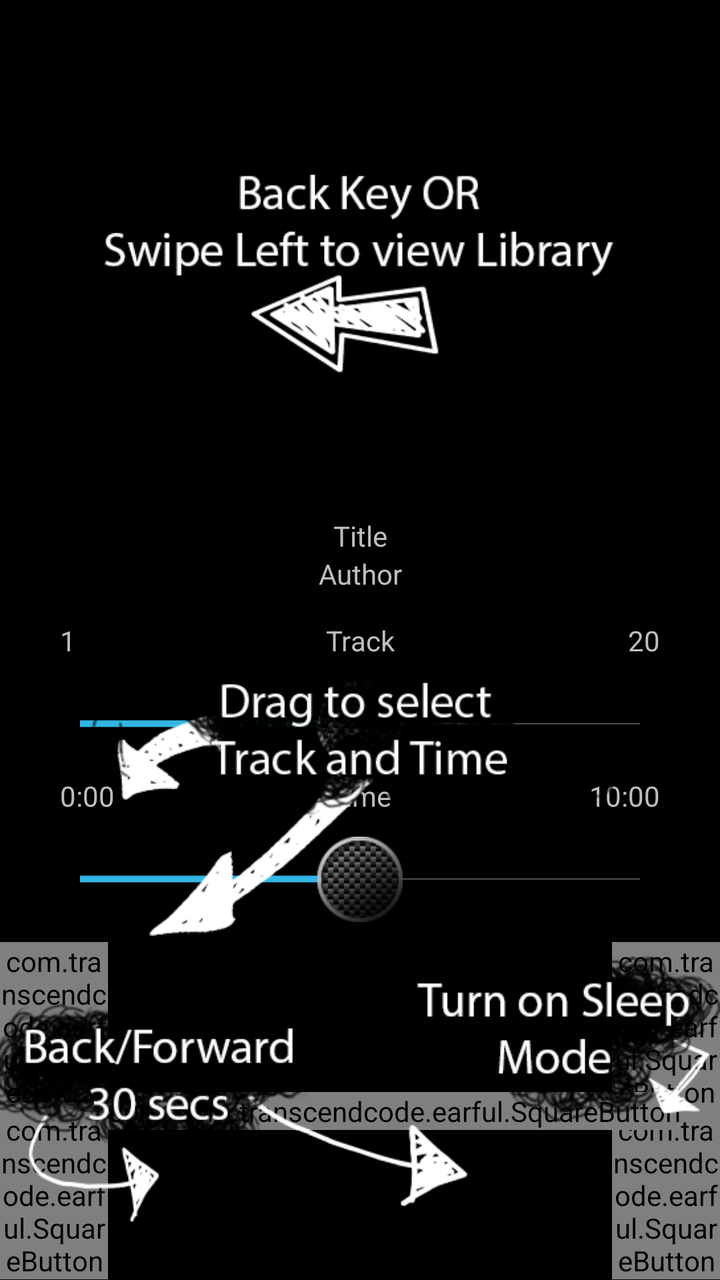
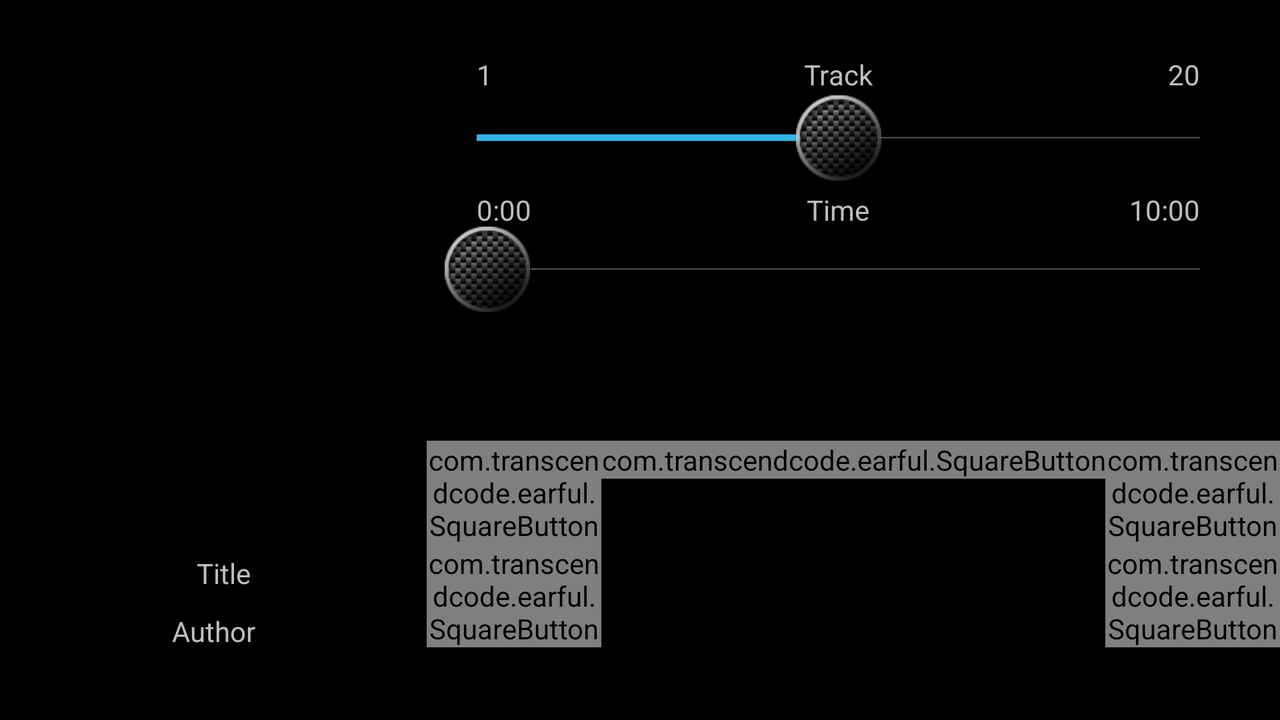

The same Android screen from two of the app's own layout files: first res/layout/ as a phone draws it, then the repository's variant for another configuration, drawn on a device whose configuration selects that folder. Both files follow.
<!-- AndroidManifest.xml: application theme android:Theme.Holo -->
<!-- res/layout/playback_view.xml -->
<FrameLayout xmlns:android="http://schemas.android.com/apk/res/android"
    xmlns:tools="http://schemas.android.com/tools"
    xmlns:ads="http://schemas.android.com/apk/res-auto"
    android:layout_width="fill_parent"
    android:layout_height="fill_parent"
    tools:context=".PlaybackActivity" >

    <LinearLayout
        android:id="@+id/backgroundView"
        android:layout_width="fill_parent"
        android:layout_height="fill_parent"
        android:orientation="vertical" >

        <LinearLayout
            android:id="@+id/bookCoverFrame"
            android:layout_width="fill_parent"
            android:layout_height="wrap_content"
            android:layout_marginBottom="-1dip"
            android:layout_marginLeft="20dip"
            android:layout_marginRight="20dip"
            android:layout_weight="10000"
            android:background="@drawable/playback_inset"
            android:orientation="vertical" >

            <ImageView
                android:id="@+id/bookCover"
                android:layout_width="fill_parent"
                android:layout_height="0dp"
                android:layout_marginBottom="10dip"
                android:layout_marginTop="10dip"
                android:layout_weight="1"
                android:contentDescription="Image of the Book Cover"
                android:gravity="center"
                android:paddingBottom="5dip"
                android:scaleType="fitCenter" />

            <TextView
                android:id="@+id/bookTitle"
                android:layout_width="fill_parent"
                android:layout_height="wrap_content"
                android:gravity="center"
                android:text="Title"
                android:textAppearance="?android:attr/textAppearanceSmall" />

            <TextView
                android:id="@+id/bookAuthor"
                android:layout_width="fill_parent"
                android:layout_height="wrap_content"
                android:layout_marginBottom="5dip"
                android:gravity="center"
                android:text="Author"
                android:textAppearance="?android:attr/textAppearanceSmall" />
        </LinearLayout>

        <RelativeLayout
            android:id="@+id/trackFrame"
            android:layout_width="fill_parent"
            android:layout_height="wrap_content"
            android:layout_marginLeft="20dip"
            android:layout_marginRight="20dip"
            android:layout_weight="1"
            android:background="@drawable/playback_inset"
            android:gravity="center"
            android:paddingBottom="10dip"
            android:paddingTop="10dip" >

            <SeekBar
                android:id="@+id/trackSeekBar"
                android:layout_width="fill_parent"
                android:layout_height="wrap_content"
                android:layout_gravity="center"
                android:gravity="center"
                android:paddingBottom="5dip"
                android:paddingLeft="20dip"
                android:paddingRight="20dip"
                android:paddingTop="30dip"
                android:progress="50"
                android:thumb="@drawable/seek_thumb" />

            <TextView
                android:id="@+id/playingTrack"
                android:layout_width="fill_parent"
                android:layout_height="wrap_content"
                android:gravity="left"
                android:paddingLeft="10dip"
                android:paddingTop="0dip"
                android:text="1"
                android:textAppearance="?android:attr/textAppearanceSmall" />

            <TextView
                android:layout_width="fill_parent"
                android:layout_height="wrap_content"
                android:gravity="center"
                android:text="Track"
                android:textAppearance="?android:attr/textAppearanceSmall" />

            <TextView
                android:id="@+id/endTrack"
                android:layout_width="fill_parent"
                android:layout_height="wrap_content"
                android:gravity="right"
                android:paddingRight="10dip"
                android:text="20"
                android:textAppearance="?android:attr/textAppearanceSmall" />

            <SeekBar
                android:id="@+id/timeSeekBar"
                android:layout_width="fill_parent"
                android:layout_height="wrap_content"
                android:layout_below="@id/trackSeekBar"
                android:paddingBottom="0dip"
                android:paddingLeft="20dip"
                android:paddingRight="20dip"
                android:paddingTop="30dip"
                android:progress="50"
                android:thumb="@drawable/seek_thumb" />

            <TextView
                android:id="@+id/currentTime"
                android:layout_width="fill_parent"
                android:layout_height="wrap_content"
                android:layout_below="@id/trackSeekBar"
                android:gravity="left"
                android:paddingLeft="10dip"
                android:text="0:00"
                android:textAppearance="?android:attr/textAppearanceSmall" />

            <TextView
                android:layout_width="fill_parent"
                android:layout_height="wrap_content"
                android:layout_below="@id/trackSeekBar"
                android:gravity="center"
                android:text="Time"
                android:textAppearance="?android:attr/textAppearanceSmall" />

            <TextView
                android:id="@+id/endTime"
                android:layout_width="fill_parent"
                android:layout_height="wrap_content"
                android:layout_below="@id/trackSeekBar"
                android:gravity="right"
                android:paddingRight="10dip"
                android:text="10:00"
                android:textAppearance="?android:attr/textAppearanceSmall" />
        </RelativeLayout>

        <RelativeLayout
            android:id="@+id/trackButtonsView"
            android:layout_width="fill_parent"
            android:layout_height="wrap_content"
            android:layout_marginBottom="@dimen/padding_small"
            android:layout_marginTop="@dimen/padding_small"
            android:layout_weight="1"
            android:gravity="center_horizontal" >

            <com.transcendcode.earful.SquareButton
                android:id="@+id/stopbook"
                android:layout_width="wrap_content"
                android:layout_height="wrap_content"
                android:layout_alignParentLeft="true"
                android:layout_centerVertical="true"
                android:layout_marginLeft="20dip"
                android:adjustViewBounds="true"
                android:background="@drawable/stop"
                android:scaleType="centerInside" />

            <com.transcendcode.earful.SquareButton
                android:id="@+id/play"
                android:layout_width="wrap_content"
                android:layout_height="wrap_content"
                android:layout_centerHorizontal="true"
                android:layout_centerVertical="true"
                android:adjustViewBounds="true"
                android:background="@drawable/play" />

            <com.transcendcode.earful.SquareButton
                android:id="@+id/next_track"
                android:layout_width="wrap_content"
                android:layout_height="wrap_content"
                android:layout_toRightOf="@id/play"
                android:adjustViewBounds="true"
                android:background="@drawable/button_next" />

            <com.transcendcode.earful.SquareButton
                android:id="@+id/prev_track"
                android:layout_width="wrap_content"
                android:layout_height="wrap_content"
                android:layout_toLeftOf="@id/play"
                android:adjustViewBounds="true"
                android:background="@drawable/button_prev" />

            <com.transcendcode.earful.SquareButton
                android:id="@+id/back_30secs"
                android:layout_width="wrap_content"
                android:layout_height="wrap_content"
                android:layout_below="@id/prev_track"
                android:layout_toLeftOf="@id/play"
                android:background="@drawable/button_back" />

            <com.transcendcode.earful.SquareButton
                android:id="@+id/forward_30secs"
                android:layout_width="wrap_content"
                android:layout_height="wrap_content"
                android:layout_below="@id/next_track"
                android:layout_toRightOf="@id/play"
                android:adjustViewBounds="true"
                android:background="@drawable/button_forward" />

            <com.transcendcode.earful.SquareButton
                android:id="@+id/sleep"
                android:layout_width="wrap_content"
                android:layout_height="wrap_content"
                android:layout_alignParentRight="true"
                android:layout_centerVertical="true"
                android:layout_marginRight="20dip"
                android:adjustViewBounds="true"
                android:background="@drawable/sleep" />
        </RelativeLayout>
    </LinearLayout>

    <LinearLayout
        android:id="@+id/helpOverlay"
        android:layout_width="fill_parent"
        android:layout_height="fill_parent" >

        <ImageView
            android:id="@+id/overlay_img"
            android:layout_width="fill_parent"
            android:layout_height="fill_parent"
            android:clickable="true"
            android:src="@drawable/playback_overlay" />
    </LinearLayout>

</FrameLayout>
<!-- resources referenced by this layout -->
<resources>
  <!-- drawable button_back (drawable) -->
  <selector xmlns:android="http://schemas.android.com/apk/res/android">
      <item android:state_pressed="true" android:drawable="@drawable/back_active" />
      <item android:drawable="@drawable/back" />
  </selector>
  <!-- drawable button_forward (drawable) -->
  <selector xmlns:android="http://schemas.android.com/apk/res/android">
      <item android:state_pressed="true" android:drawable="@drawable/forward_active" />
      <item android:drawable="@drawable/forward" />
  </selector>
  <!-- drawable button_next (drawable) -->
  <selector xmlns:android="http://schemas.android.com/apk/res/android">
      <item android:state_pressed="true" android:drawable="@drawable/next_active" />
      <item android:drawable="@drawable/next" />
  </selector>
  <!-- drawable button_prev (drawable) -->
  <selector xmlns:android="http://schemas.android.com/apk/res/android">
      <item android:state_pressed="true" android:drawable="@drawable/prev_active" />
      <item android:drawable="@drawable/prev" />
  </selector>
  <!-- drawable play: png bitmap (drawable-hdpi, 25018 bytes) -->
  <!-- drawable playback_overlay: png bitmap (drawable-hdpi, 187792 bytes) -->
  <!-- drawable seek_thumb: png bitmap (drawable-hdpi, 5014 bytes) -->
  <!-- drawable sleep: png bitmap (drawable-hdpi, 8391 bytes) -->
  <!-- drawable stop: png bitmap (drawable-hdpi, 7539 bytes) -->
  <!-- drawable back_active: png bitmap (drawable-hdpi, 10819 bytes) -->
  <!-- drawable back: png bitmap (drawable-hdpi, 7877 bytes) -->
  <!-- drawable forward_active: png bitmap (drawable-hdpi, 10825 bytes) -->
  <!-- drawable forward: png bitmap (drawable-hdpi, 7889 bytes) -->
  <!-- drawable next_active: png bitmap (drawable-hdpi, 10702 bytes) -->
  <!-- drawable next: png bitmap (drawable-hdpi, 7762 bytes) -->
  <!-- drawable prev_active: png bitmap (drawable-hdpi, 10703 bytes) -->
  <!-- drawable prev: png bitmap (drawable-hdpi, 7757 bytes) -->
</resources>
<!-- res/layout-land/playback_view.xml (the repository's variant of the layout above) -->
<!-- drawn on the phone turned sideways -->
<LinearLayout xmlns:android="http://schemas.android.com/apk/res/android"
    xmlns:tools="http://schemas.android.com/tools"
    xmlns:ads="http://schemas.android.com/apk/res-auto"
    android:id="@+id/backgroundView"
    android:layout_width="fill_parent"
    android:layout_height="fill_parent"
    android:orientation="horizontal" >

    <LinearLayout
        android:id="@+id/bookCoverFrame"
        android:layout_width="match_parent"
        android:layout_height="fill_parent"
        android:layout_marginBottom="20dip"
        android:layout_marginLeft="20dip"
        android:layout_marginRight="10dip"
        android:layout_marginTop="20dip"
        android:layout_weight="2"
        android:background="@drawable/playback_inset"
        android:orientation="vertical" >

        <ImageView
            android:id="@+id/bookCover"
            android:layout_width="fill_parent"
            android:layout_height="wrap_content"
            android:layout_marginBottom="10dip"
            android:layout_marginLeft="10dip"
            android:layout_marginRight="10dip"
            android:layout_marginTop="10dip"
            android:layout_weight="1"
            android:adjustViewBounds="true"
            android:contentDescription="Image of the Book Cover"
            android:gravity="center"
            android:paddingBottom="5dip"
            android:scaleType="fitCenter"
            tools:ignore="HardcodedText" />

        <TextView
            android:id="@+id/bookTitle"
            android:layout_width="fill_parent"
            android:layout_height="wrap_content"
            android:gravity="center"
            android:paddingBottom="10dp"
            android:text="Title"
            android:textAppearance="?android:attr/textAppearanceSmall"
            tools:ignore="HardcodedText" />

        <TextView
            android:id="@+id/bookAuthor"
            android:layout_width="fill_parent"
            android:layout_height="wrap_content"
            android:layout_marginBottom="5dip"
            android:gravity="center"
            android:paddingBottom="10dp"
            android:paddingRight="10dip"
            android:text="Author"
            android:textAppearance="?android:attr/textAppearanceSmall"
            tools:ignore="HardcodedText" />
    </LinearLayout>

    <LinearLayout
        android:layout_width="match_parent"
        android:layout_height="fill_parent"
        android:layout_weight="1"
        android:orientation="vertical" >

        <RelativeLayout
            android:id="@+id/trackFrame"
            android:layout_width="wrap_content"
            android:layout_height="wrap_content"
            android:layout_marginLeft="5dip"
            android:layout_marginRight="20dip"
            android:layout_weight="1"
            android:background="@drawable/playback_inset"
            android:gravity="center" >

            <SeekBar
                android:id="@+id/trackSeekBar"
                android:layout_width="fill_parent"
                android:layout_height="wrap_content"
                android:layout_gravity="center"
                android:gravity="center"
                android:paddingBottom="5dp"
                android:paddingLeft="20dip"
                android:paddingRight="20dip"
                android:paddingTop="20dip"
                android:progress="50"
                android:thumb="@drawable/seek_thumb" />

            <TextView
                android:id="@+id/playingTrack"
                android:layout_width="fill_parent"
                android:layout_height="wrap_content"
                android:layout_alignParentLeft="false"
                android:paddingLeft="20dip"
                android:paddingTop="0dip"
                android:text="1"
                android:textAppearance="?android:attr/textAppearanceSmall"
                tools:ignore="HardcodedText" />

            <TextView
                android:layout_width="fill_parent"
                android:layout_height="wrap_content"
                android:gravity="center"
                android:text="Track"
                android:textAppearance="?android:attr/textAppearanceSmall"
                tools:ignore="HardcodedText" />

            <TextView
                android:id="@+id/endTrack"
                android:layout_width="fill_parent"
                android:layout_height="wrap_content"
                android:gravity="right"
                android:paddingRight="20dip"
                android:text="20"
                android:textAppearance="?android:attr/textAppearanceSmall"
                tools:ignore="HardcodedText" />

            <SeekBar
                android:id="@+id/timeSeekBar"
                android:layout_width="fill_parent"
                android:layout_height="wrap_content"
                android:layout_below="@id/trackSeekBar"
                android:paddingBottom="0dip"
                android:paddingLeft="20dip"
                android:paddingRight="20dip"
                android:paddingTop="18dip"
                android:thumb="@drawable/seek_thumb" />

            <TextView
                android:id="@+id/currentTime"
                android:layout_width="fill_parent"
                android:layout_height="wrap_content"
                android:layout_below="@id/trackSeekBar"
                android:gravity="left"
                android:paddingLeft="20dip"
                android:text="0:00"
                android:textAppearance="?android:attr/textAppearanceSmall"
                tools:ignore="HardcodedText" />

            <TextView
                android:layout_width="fill_parent"
                android:layout_height="wrap_content"
                android:layout_below="@id/trackSeekBar"
                android:gravity="center"
                android:text="Time"
                android:textAppearance="?android:attr/textAppearanceSmall"
                tools:ignore="HardcodedText" />

            <TextView
                android:id="@+id/endTime"
                android:layout_width="fill_parent"
                android:layout_height="wrap_content"
                android:layout_alignParentLeft="false"
                android:layout_below="@id/trackSeekBar"
                android:gravity="right"
                android:paddingRight="20dip"
                android:text="10:00"
                android:textAppearance="?android:attr/textAppearanceSmall"
                tools:ignore="HardcodedText" />
        </RelativeLayout>

        <RelativeLayout
            android:id="@+id/trackButtonsView"
            android:layout_width="fill_parent"
            android:layout_height="0dp"
            android:layout_gravity="bottom"
            android:layout_marginBottom="4dp"
            android:layout_marginTop="4dp"
            android:layout_weight="3"
            android:gravity="center_horizontal|center_vertical" >

            <com.transcendcode.earful.SquareButton
                android:id="@+id/play"
                android:layout_width="wrap_content"
                android:layout_height="wrap_content"
                android:layout_centerHorizontal="true"
                android:layout_centerVertical="false"
                android:adjustViewBounds="true"
                android:background="@drawable/play" />

            <com.transcendcode.earful.SquareButton
                android:id="@+id/next_track"
                android:layout_width="wrap_content"
                android:layout_height="wrap_content"
                android:layout_toRightOf="@id/play"
                android:adjustViewBounds="true"
                android:background="@drawable/button_next" />

            <com.transcendcode.earful.SquareButton
                android:id="@+id/prev_track"
                android:layout_width="wrap_content"
                android:layout_height="wrap_content"
                android:layout_toLeftOf="@id/play"
                android:adjustViewBounds="true"
                android:background="@drawable/button_prev" />

            <com.transcendcode.earful.SquareButton
                android:id="@+id/back_30secs"
                android:layout_width="wrap_content"
                android:layout_height="wrap_content"
                android:layout_below="@id/prev_track"
                android:layout_toLeftOf="@id/play"
                android:background="@drawable/button_back" />

            <com.transcendcode.earful.SquareButton
                android:id="@+id/forward_30secs"
                android:layout_width="wrap_content"
                android:layout_height="wrap_content"
                android:layout_alignParentBottom="false"
                android:layout_below="@id/next_track"
                android:layout_toRightOf="@id/play"
                android:adjustViewBounds="true"
                android:background="@drawable/button_forward" />

            <com.transcendcode.earful.SquareButton
                android:id="@+id/stopbook"
                android:layout_width="wrap_content"
                android:layout_height="wrap_content"
                android:layout_alignWithParentIfMissing="true"
                android:layout_centerVertical="false"
                android:layout_marginLeft="20dip"
                android:layout_marginRight="20dp"
                android:layout_toLeftOf="@id/back_30secs"
                android:adjustViewBounds="true"
                android:background="@drawable/stop" />

            <com.transcendcode.earful.SquareButton
                android:id="@+id/sleep"
                android:layout_width="wrap_content"
                android:layout_height="wrap_content"
                android:layout_alignParentTop="false"
                android:layout_alignWithParentIfMissing="false"
                android:layout_centerInParent="false"
                android:layout_centerVertical="false"
                android:layout_marginLeft="20dp"
                android:layout_marginRight="20dip"
                android:layout_toRightOf="@id/forward_30secs"
                android:adjustViewBounds="true"
                android:background="@drawable/sleep" />
        </RelativeLayout>
    </LinearLayout>

</LinearLayout>
<!-- resources referenced by the variant -->
<!-- as the phone turned sideways resolves them -->
<resources>
  <!-- drawable button_back (drawable) -->
  <selector xmlns:android="http://schemas.android.com/apk/res/android">
      <item android:state_pressed="true" android:drawable="@drawable/back_active" />
      <item android:drawable="@drawable/back" />
  </selector>
  <!-- drawable button_forward (drawable) -->
  <selector xmlns:android="http://schemas.android.com/apk/res/android">
      <item android:state_pressed="true" android:drawable="@drawable/forward_active" />
      <item android:drawable="@drawable/forward" />
  </selector>
  <!-- drawable button_next (drawable) -->
  <selector xmlns:android="http://schemas.android.com/apk/res/android">
      <item android:state_pressed="true" android:drawable="@drawable/next_active" />
      <item android:drawable="@drawable/next" />
  </selector>
  <!-- drawable button_prev (drawable) -->
  <selector xmlns:android="http://schemas.android.com/apk/res/android">
      <item android:state_pressed="true" android:drawable="@drawable/prev_active" />
      <item android:drawable="@drawable/prev" />
  </selector>
  <!-- drawable play: png bitmap (drawable-hdpi, 25018 bytes) -->
  <!-- drawable seek_thumb: png bitmap (drawable-hdpi, 5014 bytes) -->
  <!-- drawable sleep: png bitmap (drawable-hdpi, 8391 bytes) -->
  <!-- drawable stop: png bitmap (drawable-hdpi, 7539 bytes) -->
  <!-- drawable back_active: png bitmap (drawable-hdpi, 10819 bytes) -->
  <!-- drawable back: png bitmap (drawable-hdpi, 7877 bytes) -->
  <!-- drawable forward_active: png bitmap (drawable-hdpi, 10825 bytes) -->
  <!-- drawable forward: png bitmap (drawable-hdpi, 7889 bytes) -->
  <!-- drawable next_active: png bitmap (drawable-hdpi, 10702 bytes) -->
  <!-- drawable next: png bitmap (drawable-hdpi, 7762 bytes) -->
  <!-- drawable prev_active: png bitmap (drawable-hdpi, 10703 bytes) -->
  <!-- drawable prev: png bitmap (drawable-hdpi, 7757 bytes) -->
</resources>
